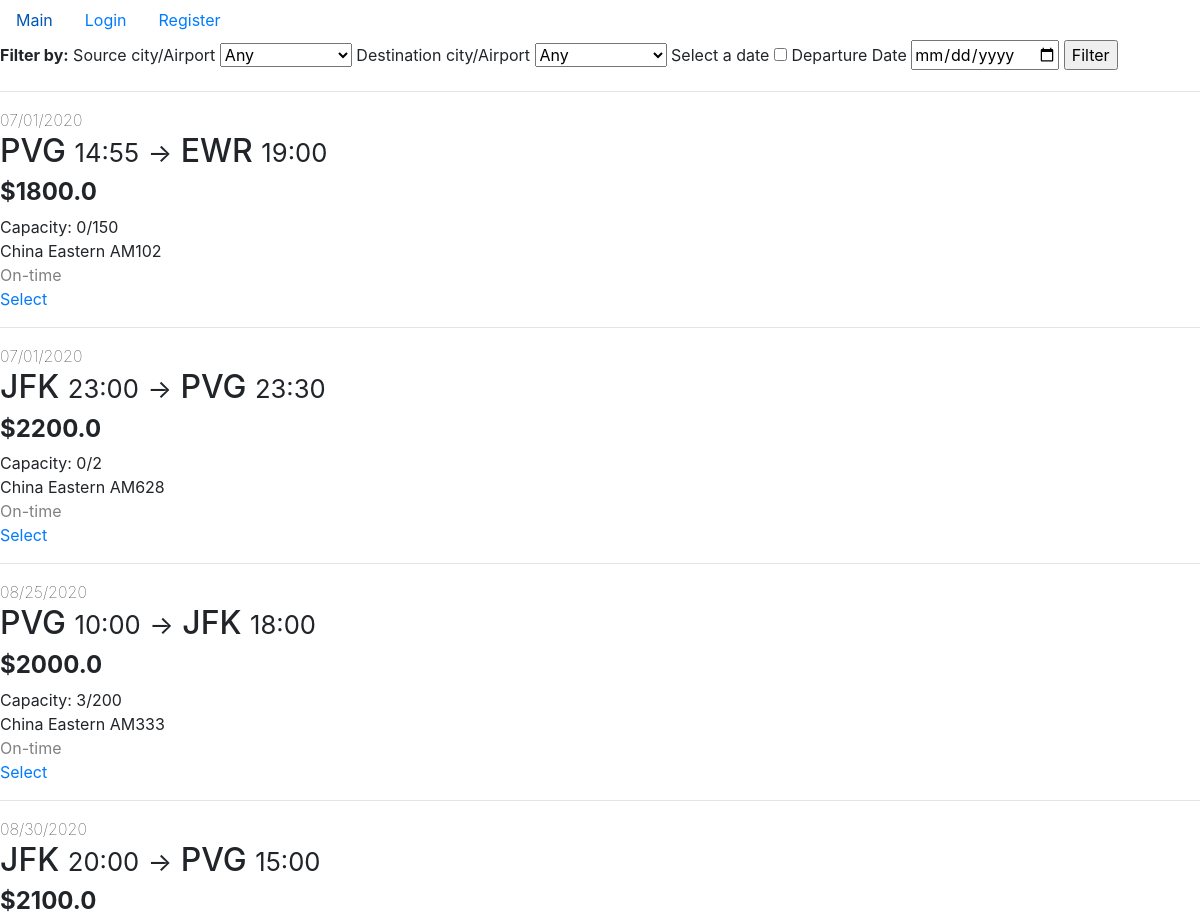
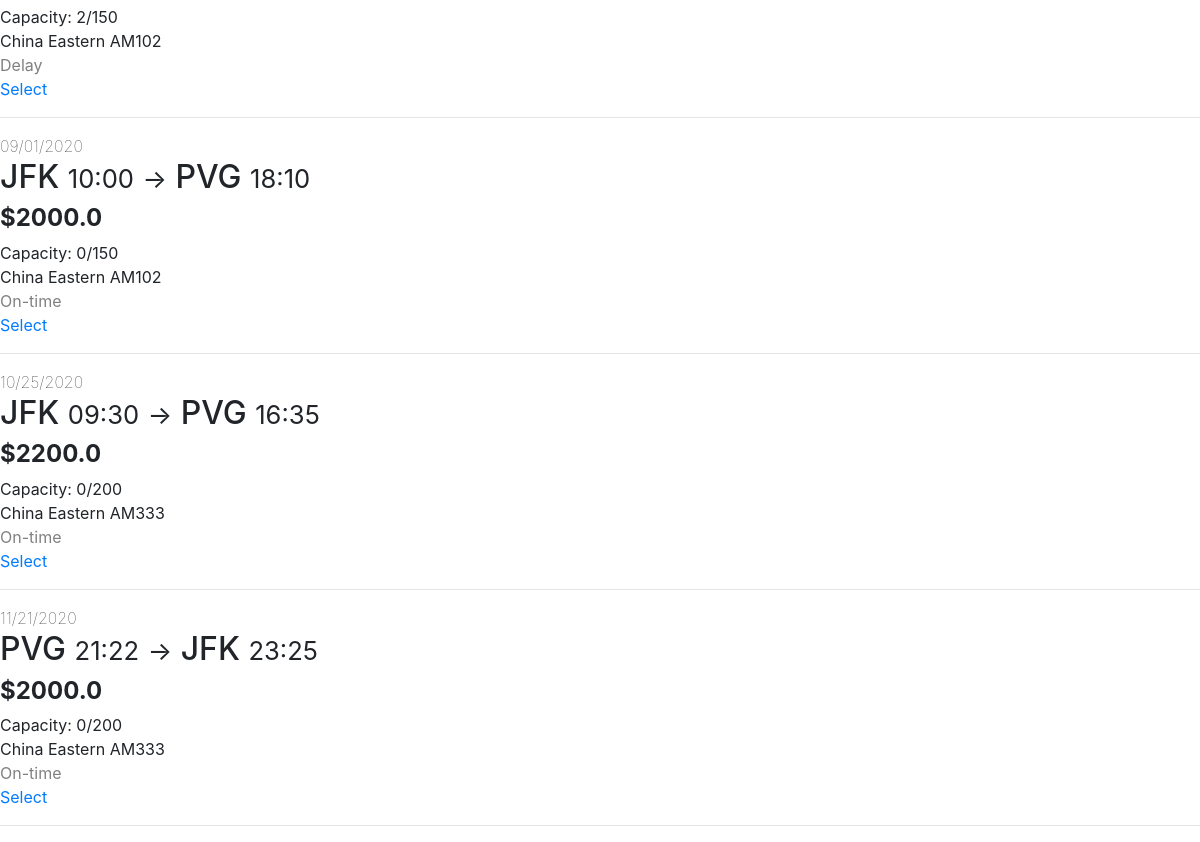
The page / on the database its author committed (2 pictures, top to bottom).
### app/models.py (models this page shows)
class Flight(db.Model):
    flight_num = db.Column(db.String(5), primary_key=True)
    depart_datetime = db.Column(db.DateTime, primary_key=True)
    airline_name = db.Column(db.String(20),
                             db.ForeignKey("airplane.airline_name"),
                             primary_key=True)
    depart_airport = db.Column(db.String(20),
                               db.ForeignKey("airport.name"),
                               nullable=False)
    arrival_datetime = db.Column(db.DateTime, nullable=False)
    arrival_airport = db.Column(db.String(20),
                                db.ForeignKey("airport.name"),
                                nullable=False)
    base_price = db.Column(db.Integer, nullable=False)
    airplane_id = db.Column(db.String(5),
                            db.ForeignKey("airplane.id"),
                            nullable=False)
    status = db.Column(db.String(10), nullable=False)
    tickets = db.relationship("Ticket",
                              backref="flight",
                              lazy=True,
                              primaryjoin='''and_(Flight.flight_num==Ticket.flight_num,
                                            Flight.depart_datetime==Ticket.depart_datetime,
                                            Flight.airline_name==Ticket.airline_name)''')
    def get_num_tickets(self):
        return len(self.tickets)
    def get_current_price(self):
        if (self.get_num_tickets() / self.airplane.num_seat > 0.7):
            return round(self.base_price * 1.2, 2)
        else:
            return float(self.base_price)

class Airplane(db.Model):
    id = db.Column(db.String(5), primary_key=True)
    airline_name = db.Column(db.String(20),
                             db.ForeignKey("airline.name"),
                             primary_key=True)
    num_seat = db.Column(db.Integer, nullable=False)
    flights = db.relationship("Flight",
                              backref="airplane",
                              lazy=True,
                              primaryjoin='''and_(Airplane.id==Flight.airplane_id,
                                            Airplane.airline_name==Flight.airline_name)''')

### app/routes.py (the view)
@app.route("/", methods=["GET", "POST"])
def home():
    form = FilterForm()
    airports = Airport.query.order_by(Airport.city).all()
    choices = [("any", "Any")]\
              + [(airport.name, "%s/%s" % (airport.city, airport.name)) for airport in airports]
    form.source_city_airport.choices = choices
    form.dest_city_airport.choices = choices
    flights = Flight.query.filter(
        Flight.depart_datetime >= datetime.datetime.today()
    ).order_by(Flight.depart_datetime)
    flights = filter_form_processor(form, flights)
    return render_template("home.html",
                           flights=flights.all(),
                           form=form,
                           template_for_select="select_for_home.html")

### app/forms.py (shortened to what this page needs)
class FilterForm(FlaskForm):
    source_city_airport = SelectField("Source city/Airport",
                                      validators=[DataRequired()])
    dest_city_airport = SelectField("Destination city/Airport",
                                    validators=[DataRequired()])
    gonna_filter_date = BooleanField("Select a date")
    depart_date = DateField("Departure Date")
    submit = SubmitField("Filter")
    def same_airports(self):
        if (self.source_city_airport.data == self.dest_city_airport.data
            and self.source_city_airport.data != "any"
            and self.source_city_airport.data is not None):
            return True
        else:
            return False

### app/routes.py (called while the page is built, shortened)
def filter_form_processor(form, flights):
    if (form.same_airports()):
        form.source_city_airport.data = "any"
        form.dest_city_airport.data = "any"
        flash(f"Cannot have same source airport and destination airport.")
    if (form.gonna_filter_date.data and not form.is_future_depart_date()):
        form.depart_date.data = None
        flash(f"Departure date must at least be today.")
    return flights

### app/templates/home.html
{% extends "layout.html" %}
{% block content %}
    {% include "flight_filter.html" %}
    {% include "flight_list.html" %}
{% endblock content %}

### app/templates/flight_list.html (shortened to what this page needs)
{% for flight in flights %}
    <div>
        <span style="font-weight:lighter">{{ flight.depart_datetime.strftime("%m/%d/%Y") }}</span><br>
        <h2>
            {{ flight.depart_airport }}
            <small>{{ flight.depart_datetime.strftime("%H:%M") }}</small>
            <small>-></small>
            {{ flight.arrival_airport }}
            <small>{{ flight.arrival_datetime.strftime("%H:%M") }}</small>
        </h2>
        <h4 style="font-weight: bold;">
            ${{ flight.get_current_price() }}
        </h4>
        <span>Capacity: <span stype="font-weight:lighter">{{ flight.get_num_tickets() }}/{{ flight.airplane.num_seat }}</span></span><br>
        <span>{{ flight.airline_name }} {{ flight.airplane_id }}</span><br>
        <span style="color:gray">{{ flight.status }}</span><br>
        {% include template_for_select %}
    </div>
    <hr>
{% endfor %}

### app/templates/select_for_home.html
<a href="{{ url_for('return_trip_choosing',
                    depart_flight_num=flight.flight_num,
                    depart_datetime=flight.depart_datetime,
                    depart_airline_name=flight.airline_name) }}">
    Select
</a>

### rows shown on the page
Flight: depart_datetime "07/01/2020", depart_airport "PVG", depart_datetime "14:55", arrival_airport "EWR", arrival_datetime "19:00", get_current_price "1800.0", get_num_tickets "0", airplane.num_seat "150", airline_name "China Eastern", airplane_id "AM102", status "On-time"
Flight: depart_datetime "07/01/2020", depart_airport "JFK", depart_datetime "23:00", arrival_airport "PVG", arrival_datetime "23:30", get_current_price "2200.0", get_num_tickets "0", airplane.num_seat "2", airline_name "China Eastern", airplane_id "AM628", status "On-time"
Flight: depart_datetime "08/25/2020", depart_airport "PVG", depart_datetime "10:00", arrival_airport "JFK", arrival_datetime "18:00", get_current_price "2000.0", get_num_tickets "3", airplane.num_seat "200", airline_name "China Eastern", airplane_id "AM333", status "On-time"
Flight: depart_datetime "08/30/2020", depart_airport "JFK", depart_datetime "20:00", arrival_airport "PVG", arrival_datetime "15:00", get_current_price "2100.0", get_num_tickets "2", airplane.num_seat "150", airline_name "China Eastern", airplane_id "AM102", status "Delay"
Flight: depart_datetime "09/01/2020", depart_airport "JFK", depart_datetime "10:00", arrival_airport "PVG", arrival_datetime "18:10", get_current_price "2000.0", get_num_tickets "0", airplane.num_seat "150", airline_name "China Eastern", airplane_id "AM102", status "On-time"
Flight: depart_datetime "10/25/2020", depart_airport "JFK", depart_datetime "09:30", arrival_airport "PVG", arrival_datetime "16:35", get_current_price "2200.0", get_num_tickets "0", airplane.num_seat "200", airline_name "China Eastern", airplane_id "AM333", status "On-time"
Flight: depart_datetime "11/21/2020", depart_airport "PVG", depart_datetime "21:22", arrival_airport "JFK", arrival_datetime "23:25", get_current_price "2000.0", get_num_tickets "0", airplane.num_seat "200", airline_name "China Eastern", airplane_id "AM333", status "On-time"
